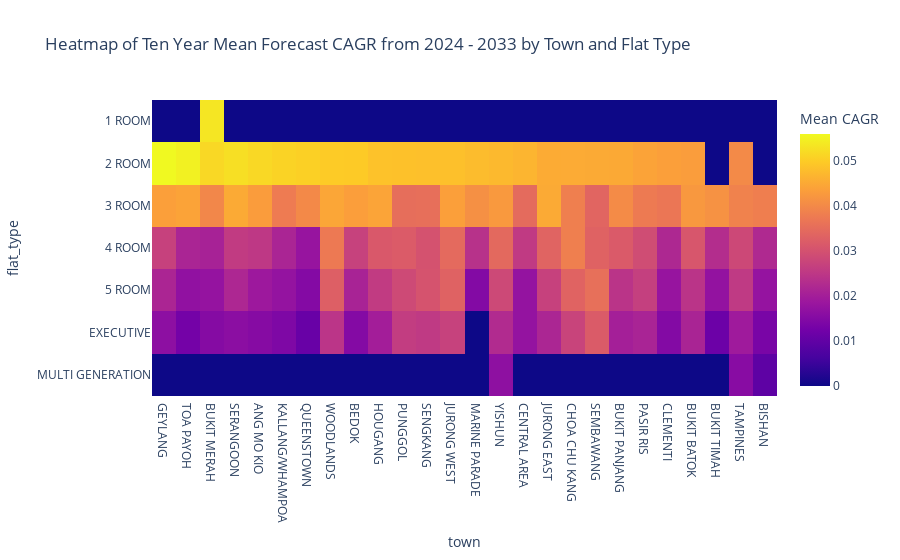

Notebook source saved alongside this figure:
### Code cell
# Plotting the results using Plotly
fig = px.density_heatmap(mean_forecast_CAGR, x='town', y='flat_type', z='forecast_CAGR',
                         title='Heatmap of Ten Year Mean Forecast CAGR from 2024 - 2033 by Town and Flat Type',
                         category_orders={"flat_type": sorted(mean_forecast_CAGR['flat_type'].unique())})

# Changing the legend title and tracer
fig.update_layout(coloraxis_colorbar=dict(title='Mean CAGR'))
fig.update_traces(hovertemplate='Town: %{x}<br>Flat Type: %{y}<br>Mean CAGR: %{z}')

# Show the figure
fig.show()

### Figure 1 — Plotly figure (JSON) as saved in the notebook; plotly's stock layout.template omitted (floating-point values rounded to 4 significant figures; data arrays with more than 128 entries replaced by an {"elided": "..."} marker saying what was removed)
{"data": [{"coloraxis": "coloraxis", "histfunc": "sum", "hovertemplate": "Town: %{x}<br>Flat Type: %{y}<br>Mean CAGR: %{z}", "name": "", "type": "histogram2d", "x": {"elided": "131 str values"}, "xaxis": "x", "xbingroup": "x", "y": {"elided": "131 str values"}, "yaxis": "y", "ybingroup": "y", "z": {"elided": "131 float values"}}], "layout": {"coloraxis": {"colorbar": {"title": {"text": "Mean CAGR"}}, "colorscale": [[0, "#0d0887"], [0.1111, "#46039f"], [0.2222, "#7201a8"], [0.3333, "#9c179e"], [0.4444, "#bd3786"], [0.5556, "#d8576b"], [0.6667, "#ed7953"], [0.7778, "#fb9f3a"], [0.8889, "#fdca26"], [1, "#f0f921"]]}, "legend": {"tracegroupgap": 0}, "title": {"text": "Heatmap of Ten Year Mean Forecast CAGR from 2024 - 2033 by Town and Flat Type"}, "xaxis": {"anchor": "y", "domain": [0, 1], "title": {"text": "town"}}, "yaxis": {"anchor": "x", "categoryarray": ["MULTI GENERATION", "EXECUTIVE", "5 ROOM", "4 ROOM", "3 ROOM", "2 ROOM", "1 ROOM"], "categoryorder": "array", "domain": [0, 1], "title": {"text": "flat_type"}}}}
